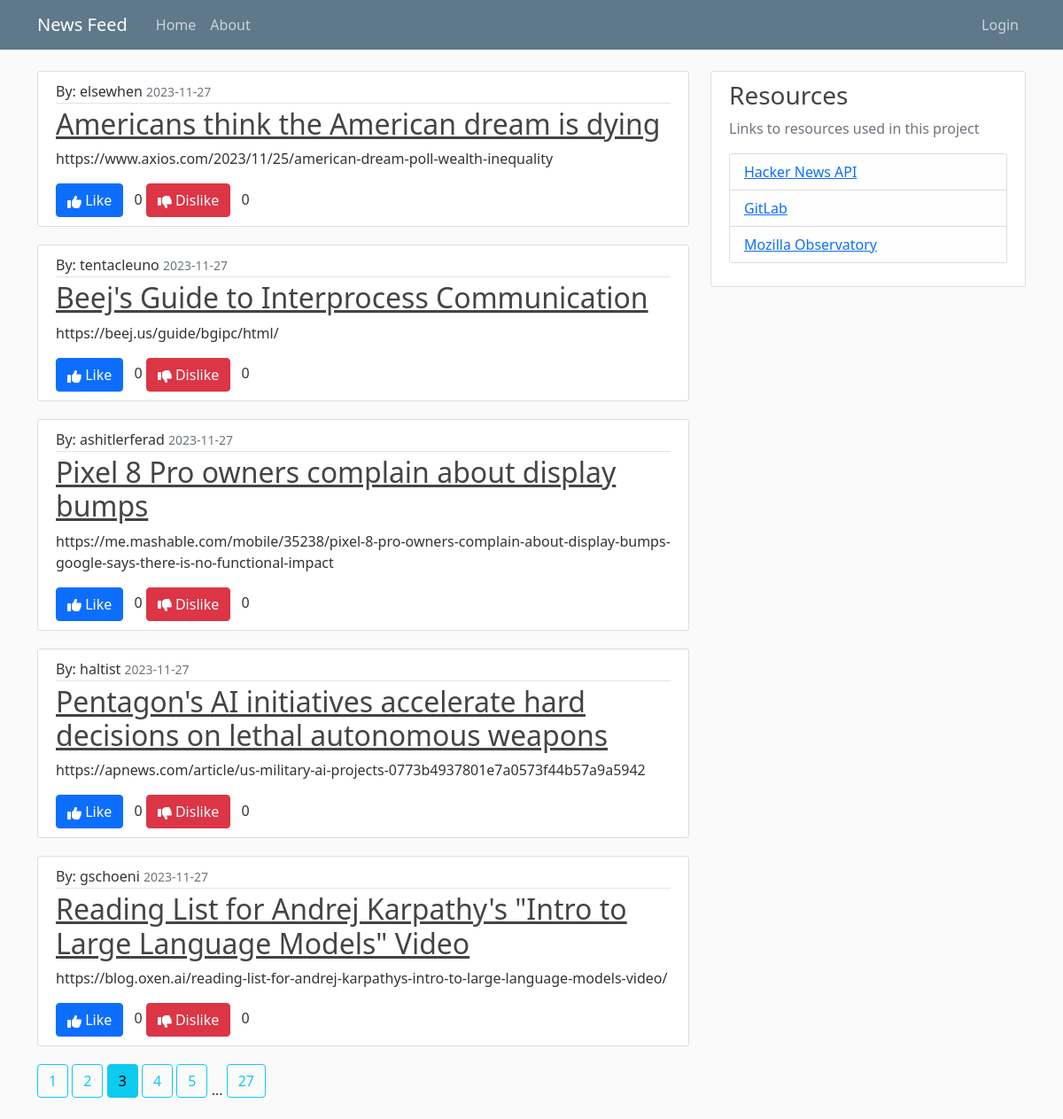
Screenshot of /home?page=3 with the database file from the repository.
### hackernews/models.py (models this page shows, shortened)
class Post(db.Model):
    author = db.Column(db.String(100), nullable=False)
    descendants = db.Column(db.Integer)
    id = db.Column(db.Integer, primary_key=True)
    kids = db.Column(db.PickleType)
    score = db.Column(db.Integer)
    title = db.Column(db.String(100), nullable=False)
    posttype = db.Column(db.String(100))
    time = db.Column(db.Integer)
    url = db.Column(db.String, nullable=False)
    likes = db.relationship('Like', backref='post', cascade='all, delete-orphan')
    dislikes = db.relationship('Dislike', backref='post', cascade='all, delete-orphan')
    popularity = db.Column(db.Integer, default=0)

### hackernews/routes.py (the view)
@app.route("/")
@app.route("/home")
def home():
    posts = []
    with app.app_context():
        page = request.args.get('page', 1, type=int)
        all_posts = db.session.query(Post).order_by(Post.popularity.desc(),
                Post.time.desc()).paginate(page=page, per_page=5)
    for i in all_posts.items:
        num_likes = Like.query.filter_by(post_id=i.id).count()
        num_dislikes = Dislike.query.filter_by(post_id=i.id).count()
        user_likes = Like.query.filter_by(post_id=i.id).all()
        user_dislikes = Dislike.query.filter_by(post_id=i.id).all()
        entry = {
                    'by': i.author,
                    'descendants': i.descendants,
                    'id': i.id,
                    'kids': i.kids,
                    'score': i.score,
                    'title': i.title,
                    'type': i.posttype,
                    'time': datetime.datetime.fromtimestamp(i.time),
                    'url': i.url,
                    'likes': num_likes,
                    'dislikes': num_dislikes,
                    'likedby': user_likes,
                    'dislikedby': user_dislikes
                }
        posts.append(entry)
    return render_template('home.html', posts=posts, page=page,
            pages=list(all_posts.iter_pages(left_edge=1, right_edge=1, left_current=1,
                right_current=2)), nonce_val=nonce_val)

### hackernews/routes.py (called while the page is built)
@app.after_request
def add_security_headers(response):
    response.headers['Content-Security-Policy'] = (
            "default-src 'none';"
            "form-action 'none';"
            "connect-src 'self';"
            "base-uri 'self';"
            "style-src 'self'  https://cdnjs.cloudflare.com https://cdn.jsdelivr.net;"
            "script-src 'self' https://cdn.jsdelivr.net "
            f"https://cdnjs.cloudflare.com 'nonce-{nonce_val}';"
            "font-src 'self' https://cdnjs.cloudflare.com;"
            "img-src 'self' https://lh3.googleusercontent.com;"
            "frame-ancestors 'self'"
            )
    return response

### hackernews/templates/home.html (shortened to what this page needs)
{% extends "layout.html" %}
{% block content %}
    {% for post in posts %}
    <article class="media content-section">
      <div class="media-body">
        <div class="article-metadata">
          <span class="mr-2">By: {{ post.by }}</span>
          <small class="text-muted">{{ post.time.strftime('%Y-%m-%d') }}</small>
        </div>
	<h2><a class="article-title" href="{{post.url}}">{{ post.title }}</a></h2>
        <p class="article-content">{{ post.url }}</p>
	{% if session.get('user') and session.get('user').userinfo.sub in post.likedby|map(attribute="author")|list %}
	<button class="btn btn-primary active" id="like-button-{{post.id}}" data-toggle="button" aria-pressed="true">
	    <svg xmlns="http://www.w3.org/2000/svg" class="icon" height="1em" viewBox="0 0 512 512"><path d="M313.4 32.9c26 5.2 42.9 30.5 37.7 56.5l-2.3 11.4c-5.3 26.7-15.1 52.1-28.8 75.2H464c26.5 0 48 21.5 48 48c0 18.5-10.5 34.6-25.9 42.6C497 275.4 504 288.9 504 304c0 23.4-16.8 42.9-38.9 47.1c4.4 7.3 6.9 15.8 6.9 24.9c0 21.3-13.9 39.4-33.1 45.6c.7 3.3 1.1 6.8 1.1 10.4c0 26.5-21.5 48-48 48H294.5c-19 0-37.5-5.6-53.3-16.1l-38.5-25.7C176 420.4 160 390.4 160 358.3V320 272 247.1c0-29.2 13.3-56.7 36-75l7.4-5.9c26.5-21.2 44.6-51 51.2-84.2l2.3-11.4c5.2-26 30.5-42.9 56.5-37.7zM32 192H96c17.7 0 32 14.3 32 32V448c0 17.7-14.3 32-32 32H32c-17.7 0-32-14.3-32-32V224c0-17.7 14.3-32 32-32z"/></svg> Like
	</button>
	{% else %}
	<button class="btn btn-primary" id="like-button-{{post.id}}" data-toggle="button" aria-pressed="false">
		    Like
        </button>
	{% endif %}
	<span id="likes-count-{{post.id}}" class="ms-2">{{post.likes}}</span>
	{% if session.get('user') and session.get('user').userinfo.sub in post.dislikedby|map(attribute="author")|list %}
	<button class="btn btn-danger active" id="dislike-button-{{post.id}}" data-toggle="button" aria-pressed="true">
		<svg xmlns="http://www.w3.org/2000/svg" class="icon" height="1em" viewBox="0 0 512 512"><path d="M313.4 479.1c26-5.2 42.9-30.5 37.7-56.5l-2.3-11.4c-5.3-26.7-15.1-52.1-28.8-75.2H464c26.5 0 48-21.5 48-48c0-18.5-10.5-34.6-25.9-42.6C497 236.6 504 223.1 504 208c0-23.4-16.8-42.9-38.9-47.1c4.4-7.3 6.9-15.8 6.9-24.9c0-21.3-13.9-39.4-33.1-45.6c.7-3.3 1.1-6.8 1.1-10.4c0-26.5-21.5-48-48-48H294.5c-19 0-37.5 5.6-53.3 16.1L202.7 73.8C176 91.6 160 121.6 160 153.7V192v48 24.9c0 29.2 13.3 56.7 36 75l7.4 5.9c26.5 21.2 44.6 51 51.2 84.2l2.3 11.4c5.2 26 30.5 42.9 56.5 37.7zM32 384H96c17.7 0 32-14.3 32-32V128c0-17.7-14.3-32-32-32H32C14.3 96 0 110.3 0 128V352c0 17.7 14.3 32 32 32z"/></svg> Dislike
	</button>
	{% else %}
	<button class="btn btn-danger" id="dislike-button-{{post.id}}" data-toggle="button" aria-pressed="false">
		Dislike
        </button>
	{% endif %}
	<span id="dislikes-count-{{post.id}}" class="ms-2">{{post.dislikes}}</span>
      </div>
    </article>
    {% endfor %}
    {% for page_num in pages%}
       {% if page_num %}
          {% if page == page_num %}
	     <a class="btn btn-info mb-4" href="{{ url_for('home', page=page_num) }}">{{page_num}}</a>
	  {% else %}
	     <a class="btn btn-outline-info mb-4" href="{{ url_for('home', page=page_num) }}">{{page_num}}</a>
	  {% endif %}
       {% else %}
         ...
       {% endif %}
    {% endfor %}
{% endblock content %}

### hackernews/static/main.css (style rules this page uses)
body { background: #fafafa; color: #333333; margin-top: 5rem; }
h1, h2, h3, h4, h5, h6 { color: #444444; }
.content-section { background: #ffffff; padding: 10px 20px; border: 1px solid #dddddd; border-radius: 3px; margin-bottom: 20px; }
.article-title { color: #444444; }
.article-content { white-space: pre-line; }
.article-metadata { padding-bottom: 1px; margin-bottom: 4px; border-bottom: 1px solid #e3e3e3 }
.icon { filter:invert(100%); }

### rows the page displays
Post: by "elsewhen", time "2023-11-27", title "Americans think the American dream is dying", url "https://www.axios.com/2023/11/25/american-dream-poll-wealth-inequality", likes "0", dislikes "0"
Post: by "tentacleuno", time "2023-11-27", title "Beej's Guide to Interprocess Communication", url "https://beej.us/guide/bgipc/html/", likes "0", dislikes "0"
Post: by "ashitlerferad", time "2023-11-27", title "Pixel 8 Pro owners complain about display bumps", url "https://me.mashable.com/mobile/35238/pixel-8-pro-owners-complain-about-display-bumps-google-says-there-is-no-functional-impact", likes "0", dislikes "0"
Post: by "haltist", time "2023-11-27", title "Pentagon's AI initiatives accelerate hard decisions on lethal autonomous weapons", url "https://apnews.com/article/us-military-ai-projects-0773b4937801e7a0573f44b57a9a5942", likes "0", dislikes "0"
Post: by "gschoeni", time "2023-11-27", title "Reading List for Andrej Karpathy's \"Intro to Large Language Models\" Video", url "https://blog.oxen.ai/reading-list-for-andrej-karpathys-intro-to-large-language-models-video/", likes "0", dislikes "0"

### other values shown
{{ page_num }} "1" "2" "4" "5" "27"
{{ page_num }} "3"
